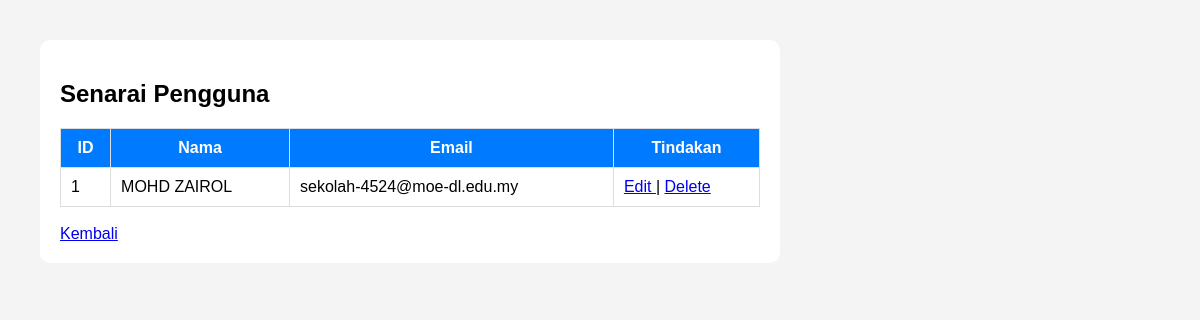
Screenshot of /senarai with the database file from the repository.
### tables this page shows
CREATE TABLE pengguna(
    id INTEGER PRIMARY KEY AUTOINCREMENT,
    nama TEXT,
    email TEXT
);

### app.py (the view)
@app.route('/senarai')
def senarai():
    db = sambung_db()
    cursor = db.cursor()
    cursor.execute(
        "SELECT * FROM pengguna"
    )
    data = cursor.fetchall()
    return render_template(
        'senarai.html',
        data=data
    )
    db.commit()
    db.close()

### app.py (called while the page is built)
def sambung_db():
    return sqlite3.connect("database.db")

### templates/senarai.html (shortened to what this page needs)
<!DOCTYPE html>
<html>
<head>
<link rel="stylesheet"
href="{{ url_for('static',
filename='style.css') }}">
</head>
<body>
<div class="container">
<h2>Senarai Pengguna</h2>
<table>
<tr>
<th>ID</th>
<th>Nama</th>
<th>Email</th>
<th>Tindakan</th>
</tr>
{% for row in data %}
<tr>
<td>{{ row[0] }}</td>
<td>{{ row[1] }}</td>
<td>{{ row[2] }}</td>
<td>
<a href="/edit/{{ row[0] }}">
Edit
</a>
|
<a href="/delete/{{ row[0] }}"
onclick="return confirm('Padam?')">
Delete
</a>
</td>
</tr>
{% endfor %}
</table>
<br>
<a href="/">
Kembali
</a>
</div>
</body>
</html>

### static/style.css (style rules this page uses)
body { font-family: Arial, sans-serif; margin:40px; background:#f4f4f4; }
.container { background:white; padding:20px; border-radius:10px; max-width:700px; }
table { width:100%; border-collapse:collapse; }
table th, table td { border:1px solid #ddd; padding:10px; }
th { background:#007bff; color:white; }

### rows the page displays
pengguna: id "1", nama "MOHD ZAIROL", email "sekolah-4524@moe-dl.edu.my"
